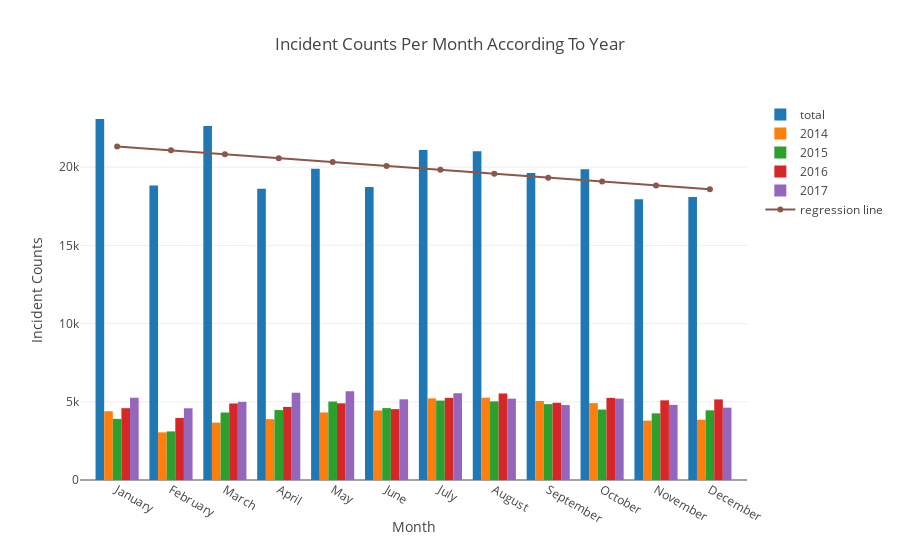

Here is the notebook cell this chart was saved with:
### Code cell
layout = go.Layout(
    barmode = 'group',
    title = 'Incident Counts Per Month According To Year',
    yaxis = dict(title = 'Incident Counts'),
    xaxis = dict(title = 'Month')
)

trace1 = go.Bar(
    x = list(month_counts_total),
    y = list(month_counts_total.values()),
    name = 'total'
)

trace2 = go.Bar(
    x = list(month_counts_total),
    y = list(month_counts_2014.values()),
    name = '2014'
)

trace3 = go.Bar(
    x = list(month_counts_total),
    y = list(month_counts_2015.values()),
    name = '2015'
)

trace4 = go.Bar(
    x = list(month_counts_total),
    y = list(month_counts_2016.values()),
    name = '2016'
)

trace5 = go.Bar(
    x = list(month_counts_total),
    y = list(month_counts_2017.values()),
    name = '2017'
)

trace6 = go.Scatter(
    x = list(month_counts_total),
    y = month_line,
    name = 'regression line'
)

fig = go.Figure(data = [trace1, trace2, trace3, trace4, trace5, trace6], layout = layout)
py.offline.iplot(fig)

### Figure 1 — Plotly figure (JSON) as saved in the notebook; plotly's stock layout.template omitted (floating-point values rounded to 4 significant figures)
{"data": [{"name": "total", "type": "bar", "uid": "c3cf0a94-253a-4888-999b-8a0fd346a62c", "x": ["January", "February", "March", "April", "May", "June", "July", "August", "September", "October", "November", "December"], "y": [23076, 18829, 22621, 18611, 19903, 18724, 21092, 21012, 19628, 19868, 17951, 18084]}, {"name": "2014", "type": "bar", "uid": "66d79b31-3c51-401d-b911-54e37288480c", "x": ["January", "February", "March", "April", "May", "June", "July", "August", "September", "October", "November", "December"], "y": [4395, 3045, 3669, 3891, 4320, 4440, 5219, 5259, 5052, 4915, 3795, 3854]}, {"name": "2015", "type": "bar", "uid": "5f6c21f5-33a1-4c22-b2ab-f189b1770331", "x": ["January", "February", "March", "April", "May", "June", "July", "August", "September", "October", "November", "December"], "y": [3907, 3108, 4314, 4471, 5015, 4596, 5076, 5024, 4849, 4502, 4262, 4455]}, {"name": "2016", "type": "bar", "uid": "f0ddde10-75bb-412c-bc1f-4202dc401252", "x": ["January", "February", "March", "April", "May", "June", "July", "August", "September", "October", "November", "December"], "y": [4590, 3967, 4892, 4672, 4902, 4530, 5250, 5527, 4937, 5251, 5092, 5153]}, {"name": "2017", "type": "bar", "uid": "166cbf4a-463a-4f37-9f91-4f31ca54f1f8", "x": ["January", "February", "March", "April", "May", "June", "July", "August", "September", "October", "November", "December"], "y": [5258, 4585, 4994, 5577, 5666, 5158, 5547, 5202, 4790, 5200, 4802, 4622]}, {"name": "regression line", "type": "scatter", "uid": "f1a46e03-e944-482b-bfe1-f5fc6fd79801", "x": ["January", "February", "March", "April", "May", "June", "July", "August", "September", "October", "November", "December"], "y": [21320.0, 21070.0, 20820.0, 20570.0, 20320.0, 20070.0, 19830.0, 19580.0, 19330.0, 19080.0, 18830.0, 18580.0]}], "layout": {"barmode": "group", "title": "Incident Counts Per Month According To Year", "xaxis": {"title": "Month"}, "yaxis": {"title": "Incident Counts"}}}
